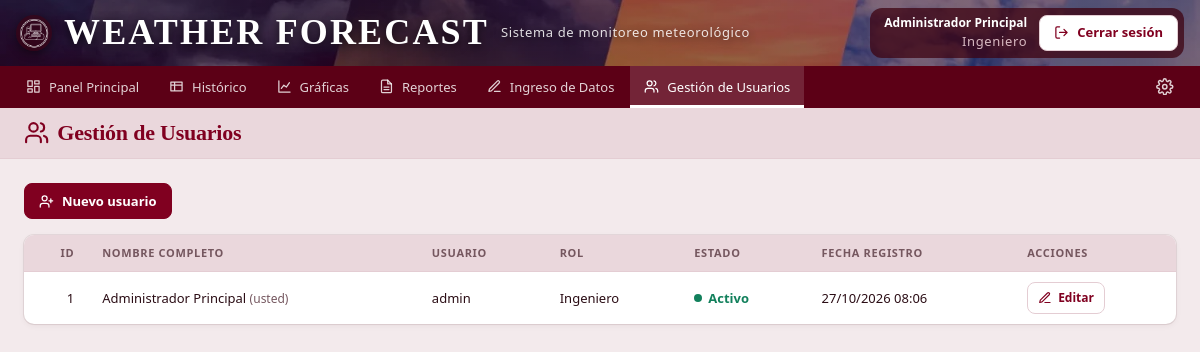
/usuarios.php (signed in), run on the app's committed database.
### tables this page shows
CREATE TABLE IF NOT EXISTS usuarios (
    id                   INT AUTO_INCREMENT PRIMARY KEY,
    nombre_completo      VARCHAR(100)  NOT NULL,
    usuario              VARCHAR(50)   NOT NULL UNIQUE,
    contrasena_hash      VARCHAR(255)  NOT NULL,
    rol                  VARCHAR(20)   NOT NULL DEFAULT 'Consulta',
    codigo_recuperacion  CHAR(64)      NULL,
    codigo_expiracion    DATETIME      NULL,
    fecha_registro       DATETIME      NOT NULL DEFAULT CURRENT_TIMESTAMP,
    activo               TINYINT(1)    NOT NULL DEFAULT 1
);

### web/includes/auth.php (called while the page is built, shortened)
<?php
require_once __DIR__ . '/db.php';
function e($s): string
{
    return htmlspecialchars((string)$s, ENT_QUOTES, 'UTF-8');
}
function recurso(string $ruta): string
{
    return $ruta . '?v=' . @filemtime(__DIR__ . '/../' . $ruta);
}
function usuario_actual(): ?array
{
    return $_SESSION['usuario'] ?? null;
}
function es_ingeniero(): bool
{
    return (usuario_actual()['rol'] ?? '') === 'Ingeniero';
}
function puede_ver(string $pagina): bool
{
    return es_ingeniero() || in_array($pagina, PAGINAS_CONSULTA, true);
}
function requerir_pagina(string $pagina): array
{
    $u = usuario_actual();
    if ($u !== null) {
        $st = db()->prepare('SELECT id, nombre_completo, usuario, rol FROM usuarios WHERE id = ? AND activo = 1');
        $st->execute([$u['id']]);
        $u = $st->fetch() ?: null;
    }
    return $u;
}

### web/includes/db.php (called while the page is built, shortened)
<?php
function db(): PDO
{
    static $pdo = null;
    if ($pdo === null) {
        $c = require __DIR__ . '/../config.php';
        $dsn = "mysql:host={$c['db_host']};port={$c['db_port']};dbname={$c['db_name']};charset=utf8mb4";
        $pdo = new PDO($dsn, $c['db_user'], $c['db_pass'], [
            PDO::ATTR_ERRMODE => PDO::ERRMODE_EXCEPTION,
            PDO::ATTR_DEFAULT_FETCH_MODE => PDO::FETCH_ASSOC,
            PDO::ATTR_EMULATE_PREPARES => false,
            PDO::ATTR_CASE => PDO::CASE_LOWER,
        ]);
    }
    return $pdo;
}

### web/usuarios.php (the view, shortened to what this page needs)
<?php
require_once __DIR__ . '/includes/auth.php';
require_once __DIR__ . '/includes/registros.php';
$pagina = 'usuarios';
$titulo = 'Gestión de Usuarios';
$usuario = requerir_pagina($pagina);
$yo = (int)$usuario['id'];
$form = null;
$lista = db()->query('SELECT id, nombre_completo, usuario, rol, activo + 0 AS activo, fecha_registro FROM usuarios ORDER BY id')->fetchAll();
require __DIR__ . '/includes/header.php';
?>
    <main class="sec">
<?php if ($form): ?>
        <form class="card" method="post" action="usuarios.php" style="max-width:640px">
            <?= campo_csrf() ?><input type="hidden" name="accion" value="guardar"><input type="hidden" name="id" value="<?= (int)$form['id'] ?>">
            <h4><i data-i="<?= $form['id'] ? 'edit' : 'userplus' ?>"></i><?= $form['id'] ? 'Editar usuario' : 'Nuevo usuario' ?></h4>
            <div class="fg" style="grid-template-columns:1fr 1fr">
                <div><label for="nombre_completo">Nombre completo</label><input id="nombre_completo" name="nombre_completo" value="<?= e($form['nombre_completo']) ?>" maxlength="100" required></div>
                <div><label for="u">Usuario</label><input id="u" name="usuario" value="<?= e($form['usuario']) ?>" maxlength="50" autocomplete="off" required></div>
                <div><label for="rol">Rol</label><select id="rol" name="rol"><?php foreach (ROLES as $r): ?><option<?= $r === $form['rol'] ? ' selected' : '' ?>><?= $r ?></option><?php endforeach; ?></select></div>
                <div><label for="contrasena">Contraseña<?= $form['id'] ? ' (vacía = no cambiar)' : '' ?></label><input type="password" id="contrasena" name="contrasena" minlength="6" autocomplete="new-password"<?= $form['id'] ? '' : ' required' ?>></div>
            </div>
            <div class="ac" style="margin-top:14px"><a class="btn" href="usuarios.php"><i data-i="x"></i>Cancelar</a><button class="btn p"><i data-i="disk"></i>Guardar</button></div>
            <p class="note">Ingeniero: acceso total. Consulta: solo Panel, Histórico, Gráficas y Reportes.</p>
        </form>
<?php else: ?>
        <div class="bar"><a class="btn p" href="usuarios.php?nuevo=1"><i data-i="userplus"></i>Nuevo usuario</a></div>
<?php endif; ?>
        <div class="tw"><table><thead><tr><th class="n">ID</th><th>Nombre completo</th><th>Usuario</th><th>Rol</th><th>Estado</th><th>Fecha registro</th><th>Acciones</th></tr></thead><tbody>
<?php foreach ($lista as $u): ?>
            <tr><td class="n"><?= $u['id'] ?></td><td><?= e($u['nombre_completo']) ?><?= (int)$u['id'] === $yo ? ' <span class="sub">(usted)</span>' : '' ?></td><td><?= e($u['usuario']) ?></td><td><?= e($u['rol']) ?></td>
                <td class="<?= $u['activo'] ? 'ok' : 'off' ?>"><?= $u['activo'] ? 'Activo' : 'Inactivo' ?></td><td><?= date('d/m/Y H:i', strtotime($u['fecha_registro'])) ?></td>
                <td><form method="post" action="usuarios.php" class="acciones"><?= campo_csrf() ?><input type="hidden" name="id" value="<?= $u['id'] ?>">
                    <a class="btn s" href="usuarios.php?editar=<?= $u['id'] ?>"><i data-i="edit"></i>Editar</a>
                </form></td></tr>
<?php endforeach; ?>
        </tbody></table></div>
    </main>
<?php require __DIR__ . '/includes/footer.php'; ?>

### web/includes/header.php (shortened to what this page needs)
<?php
$menu = [
    'index'       => ['dash',  'Panel Principal'],
    'historico'   => ['table', 'Histórico'],
    'graficas'    => ['chart', 'Gráficas'],
    'reportes'    => ['file',  'Reportes'],
    'ingreso'     => ['edit',  'Ingreso de Datos'],
    'usuarios'    => ['users', 'Gestión de Usuarios'],
];
?>
<!DOCTYPE html>
<html lang="es">
<head>
    <link rel="stylesheet" href="<?= recurso('css/style.css') ?>">
</head>
<body>
    <header class="banner<?= $pagina === 'index' ? '' : ' compacto' ?>">
        <div class="me">
<?php if (usuario_actual()): ?>
            <div><b><?= e($usuario['nombre_completo']) ?></b><small><?= e($usuario['rol']) ?></small></div>
            <form method="post" action="logout.php"><input type="hidden" name="csrf" value="<?= e(token_csrf()) ?>"><button class="btn"><i data-i="logout"></i>Cerrar sesión</button></form>
<?php else: ?>
            <div><b>Invitado</b><small>Sin sesión</small></div>
            <a class="btn" href="login.php"><i data-i="login"></i>Iniciar sesión</a>
<?php endif; ?>
        </div>
        <h2><img class="logo-wr" src="img/logo_weather_report.png" alt="Weather Report">WEATHER FORECAST</h2>
        <small>Sistema de monitoreo meteorológico</small>
    </header>
    <nav>
        <ul><?php foreach ($menu as $clave => [$ic, $texto]): if (!puede_ver($clave)) continue; ?><li><a href="<?= $clave ?>.php"<?= $clave === $pagina ? ' class="on"' : '' ?>><i data-i="<?= $ic ?>"></i><?= $texto ?></a></li><?php endforeach; ?><li class="cfg"><button type="button" data-abrir="ajustes" title="Ajustes" aria-label="Ajustes"><i data-i="gear"></i></button></li></ul>
    </nav>
    <div class="titlebar">
        <h1><i data-i="<?= e($icono) ?>"></i><?= e($titulo) ?></h1>
    </div>

### web/includes/footer.php (shortened to what this page needs)
</body>
</html>

### web/css/style.css (style rules this page uses)
:root,:root[data-tema="vino"] { --pri:#800020;--pri2:#9b2c2c;--nav:#5c0016;--navon:rgba(255,255,255,.14);--acc:#800020; --bg:#f3eaec;--card:#fbf5f6;--surf:#fff;--surf2:#f6ecee;--bar:#ead7dc;--txt:#2b0d15;--mute:#75575f;--line:#e4cdd3; --glow:rgba(128,0,32,.25);--rojo:#c01844;--verde:#12805c;--ambar:#a15c00; --sombra:0 0 0 1px rgba(60,0,15,.08),0 1px 2px -1px rgba(60,0,15,.08),0 2px 6px rgba(60,0,15,.05); --c-hum:#2b3fb8;--c-vie:#7b3fd0;--c-llu:#0e8fb3;--c-tem:#c2570a;--c-pre:#566577;--c-roc:#12805c }
:root { --f-tit:Georgia,'Times New Roman',serif;--f-ui:system-ui,-apple-system,'Segoe UI',Roboto,Arial,sans-serif; --ease:cubic-bezier(.23,1,.32,1) }
* { box-sizing:border-box }
body { font:14px/1.45 var(--f-ui);margin:0;background:var(--bg);color:var(--txt);-webkit-font-smoothing:antialiased }
h1,h2,h3 { text-wrap:balance }
header.banner { position:relative;background:url(../img/CLIMA.jpg) center/cover;color:#fff;text-align:center;padding:40px 20px 32px;text-shadow:0 2px 10px rgba(0,0,0,.65) }
header.banner h2 { margin:0;font:700 36px/1.1 var(--f-tit);letter-spacing:.06em;display:flex;align-items:center;justify-content:center;gap:12px }
header.banner small { font-size:13px;letter-spacing:.05em }
.logo-wr { height:68px;padding:4px;border-radius:50%;background:rgba(60,0,15,.6);box-shadow:0 2px 10px rgba(0,0,0,.45) }
.me { position:absolute;top:12px;right:16px;display:flex;align-items:center;gap:12px;background:rgba(60,0,15,.72);border-radius:12px;padding:6px 6px 6px 14px;text-shadow:none;text-align:right }
.me b { display:block;font-size:12px }
.me small { font-size:11px;letter-spacing:0;color:#f2d6dc }
header.banner.compacto { display:flex;align-items:center;gap:12px;text-align:left;padding:8px 16px; background:linear-gradient(rgba(60,0,15,.55),rgba(60,0,15,.55)),url(../img/CLIMA.jpg) center/cover }
.compacto h2 { font-size:20px;gap:8px }
.compacto .logo-wr { height:36px;padding:2px }
.compacto small { opacity:.85 }
.compacto .me { position:static;order:3;margin-left:auto }
nav { background:var(--nav);position:sticky;top:0;z-index:10 }
nav ul { list-style:none;margin:0;padding:0 12px;display:flex;gap:2px;overflow-x:auto }
nav a,nav button { color:rgba(255,255,255,.82);text-decoration:none;padding:12px 14px;display:flex;align-items:center;gap:8px;font:500 13px var(--f-ui);white-space:nowrap;background:none;border:0;cursor:pointer;transition:background-color .15s,color .15s }
nav a.on { color:#fff;background:var(--navon);box-shadow:inset 0 -3px 0 #fff }
nav .cfg { margin-left:auto }
.titlebar { display:flex;justify-content:space-between;align-items:center;padding:12px 24px;background:var(--bar);border-bottom:1px solid var(--line) }
.titlebar h1 { margin:0;font:700 22px/1.2 var(--f-tit);letter-spacing:-.01em;color:var(--acc);display:flex;align-items:center;gap:8px }
.sec { padding:24px;max-width:1400px;margin:0 auto }
.btn,.pill { position:relative;min-height:36px;background:var(--surf);color:var(--acc);border:1px solid var(--line);padding:0 14px;font:600 13px/1 var(--f-ui);cursor:pointer;display:inline-flex;align-items:center;justify-content:center;gap:8px;text-decoration:none;white-space:nowrap; transition:background-color .15s,border-color .15s,color .15s,transform .12s var(--ease) }
.btn { border-radius:8px }
.btn.p,.pill.on { background:var(--pri);border-color:var(--pri);color:#fff }
.btn.s { min-height:32px;padding:0 10px;font-size:12px;gap:6px }
.btn.s::after { content:'';position:absolute;inset:-4px -3px }
.bar,.fl { display:flex;gap:8px;flex-wrap:wrap;align-items:flex-end }
.bar { margin-bottom:16px }
.sub,.note { color:var(--mute);font-size:12px }
.tw { background:var(--surf);border-radius:10px;box-shadow:var(--sombra);overflow-x:auto }
table { width:100%;border-collapse:collapse;min-width:640px }
th { background:var(--bar);color:var(--mute);text-align:left;font-size:11px;font-weight:600;letter-spacing:.06em;text-transform:uppercase;padding:10px 14px;white-space:nowrap;border-bottom:1px solid var(--line) }
td { padding:10px 14px;font-size:13px;border-top:1px solid var(--line) }
tbody tr:first-child td { border-top:0 }
th.n,td.n { text-align:right;font-variant-numeric:tabular-nums }
.ok,.off { font-weight:600 }
.ok { color:var(--verde) }
.ok::before,.off::before { content:'';display:inline-block;width:8px;height:8px;border-radius:50%;background:currentColor;margin-right:6px;vertical-align:1px }
.acciones { display:flex;gap:6px;flex-wrap:wrap }

### data on the page
usuarios: nombre_completo "Administrador Principal", rol "Ingeniero", id "1", shows "(usted)", usuario "admin", fecha_registro "27/10/2026 08:06"

### other printed values
$texto "Panel Principal"
$texto "Histórico"
$texto "Gráficas"
$texto "Reportes"
$texto "Ingreso de Datos"
$texto "Gestión de Usuarios"
$titulo "Gestión de Usuarios"
